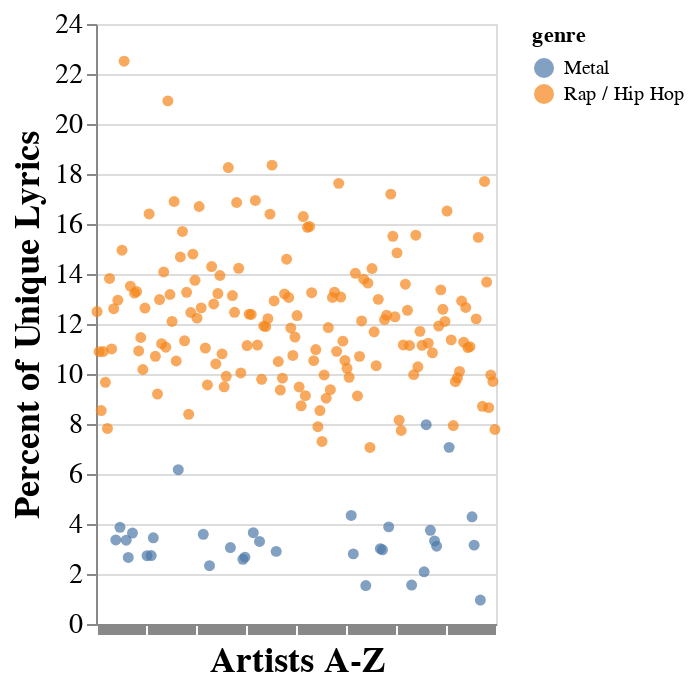

Write notebook code for a chart like this one.
### Code cell
metal = comp_genres

scatter = alt.Chart(metal).mark_circle('center').encode(
    #x='unique_ratio:Q',
    #y='tokenized_lyrics:Q',
    x=alt.X('artist:N', title='Artists A-Z',axis=alt.Axis(labels=False)),
    y=alt.Y('unique_per:Q', title='Percent of Unique Lyrics'),
    text = alt.Text('artist:N'),
    color = alt.Color('genre:N'),


    tooltip=['artist:N','unique_ct:Q','unique_per:Q'],
).configure_axis(
    titleFontSize=18,
    labelFontSize=14,
).properties(width=200)
#.interactive()


scatter

### Figure 1 — Vega-Lite specification as saved in the notebook (floating-point values rounded to 4 significant figures; data arrays with more than 128 entries replaced by an {"elided": "..."} marker saying what was removed)
{"config": {"view": {"continuousWidth": 400, "continuousHeight": 300}, "axis": {"labelFontSize": 14, "titleFontSize": 18}}, "data": {"name": "data-83585963ef4289706ecfba4379562744"}, "mark": {"type": "circle", "align": "center"}, "encoding": {"color": {"type": "nominal", "field": "genre"}, "text": {"type": "nominal", "field": "artist"}, "tooltip": [{"type": "nominal", "field": "artist"}, {"type": "quantitative", "field": "unique_ct"}, {"type": "quantitative", "field": "unique_per"}], "x": {"type": "nominal", "axis": {"labels": false}, "field": "artist", "title": "Artists A-Z"}, "y": {"type": "quantitative", "field": "unique_per", "title": "Percent of Unique Lyrics"}}, "width": 200, "$schema": "https://vega.github.io/schema/vega-lite/v4.8.1.json", "datasets": {"data-83585963ef4289706ecfba4379562744": {"elided": "218 records"}}}
